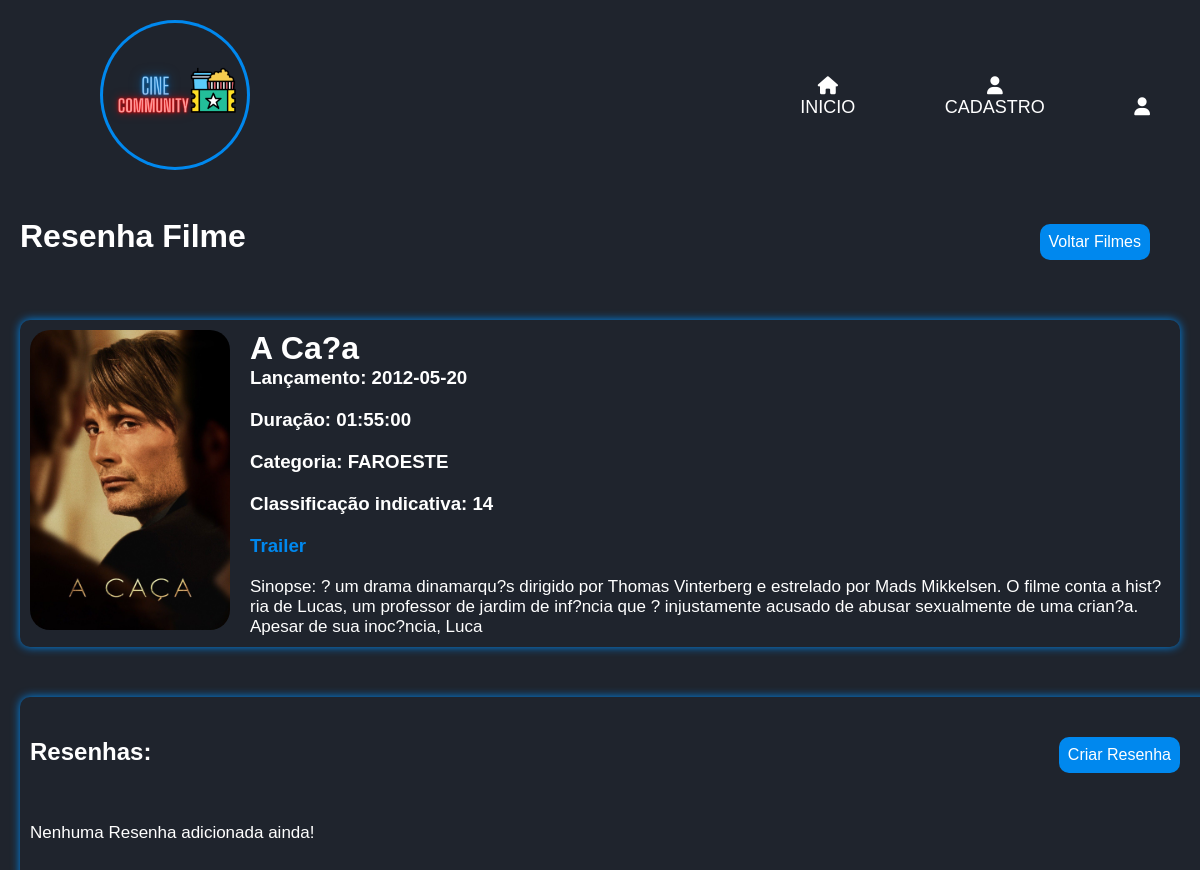
Screenshot of /view/filme_resenha.php?get_id=6 with the database file from the repository.
### tables this page shows
CREATE TABLE IF NOT EXISTS `filme` (
  `id_filme` INT NOT NULL AUTO_INCREMENT,
  `nome_filme` VARCHAR(80) NOT NULL,
  `dt_de_lancamento_filme` DATE NULL DEFAULT NULL,
  `duracao_filme` TIME NULL DEFAULT NULL,
  `sinopse_filme` VARCHAR(250) NOT NULL,
  `classificacao_filme` VARCHAR(50) NOT NULL,
  `capa_filme` VARCHAR(50) NOT NULL,
  `trailer_filme` VARCHAR(50) NULL DEFAULT NULL,
  `fk_usuario_id_usuario` INT NOT NULL,
  `fk_categoria_filme_id_categoria_filme` INT NOT NULL,
  `fk_canal_filme_id_canal_filme` INT NOT NULL,
  PRIMARY KEY (`id_filme`, `fk_usuario_id_usuario`, `fk_categoria_filme_id_categoria_filme`, `fk_canal_filme_id_canal_filme`),
  INDEX `fk_filme_usuario1_idx` (`fk_usuario_id_usuario` ASC),
  INDEX `fk_filme_categoria_filme1_idx` (`fk_categoria_filme_id_categoria_filme` ASC) ,
  INDEX `fk_filme_canal_filme1_idx` (`fk_canal_filme_id_canal_filme` ASC) ,
  CONSTRAINT `fk_filme_usuario1`
    FOREIGN KEY (`fk_usuario_id_usuario`)
    REFERENCES `usuario` (`id_usuario`)
    ON DELETE NO ACTION
    ON UPDATE NO ACTION,
  CONSTRAINT `fk_filme_categoria_filme1`
    FOREIGN KEY (`fk_categoria_filme_id_categoria_filme`)
    REFERENCES `categoria_filme` (`id_categoria_filme`)
    ON DELETE NO ACTION
    ON UPDATE NO ACTION,
  CONSTRAINT `fk_filme_canal_filme1`
    FOREIGN KEY (`fk_canal_filme_id_canal_filme`)
    REFERENCES `canal_filme` (`id_canal_filme`)
    ON DELETE NO ACTION
    ON UPDATE NO ACTION);

CREATE TABLE IF NOT EXISTS `categoria_filme` (
  `id_categoria_filme` INT NOT NULL AUTO_INCREMENT,
  `categoria_filme` VARCHAR(45) NOT NULL,
  PRIMARY KEY (`id_categoria_filme`));

### model/conexao.php (called while the page is built, shortened)
<?php
class Conexao{
    private static $conexao;
    public static function getInstance(){
        if(!isset(self::$conexao)){
            try{
                $options = array(
                    PDO::ATTR_PERSISTENT => true,
                    PDO::MYSQL_ATTR_INIT_COMMAND => 'SET NAMES UTF8;',
                    PDO::ATTR_ERRMODE => PDO::ERRMODE_EXCEPTION
                );
                self::$conexao = new PDO('mysql:host=localhost;dbname=cine_community','root','', $options);
                self::$conexao->setAttribute(PDO::ATTR_ERRMODE, PDO::ERRMODE_EXCEPTION);
            }catch(PDOException $exc){
                echo "Houve um erro ao se conectar com o Banco de Dados ".$exc->getMessage();
            }
        }
        return self::$conexao;
    }
}
?>

### model/dao/filmeDAO.php (called while the page is built, shortened)
<?php
require_once __DIR__ .'/../conexao.php';
require_once __DIR__ .'/../dto/filmeDTO.php';
class FilmeDAO{
    public $pdo;
    public function __construct()
    {
        $this->pdo = Conexao::getInstance();
    }
public function selecionarFilmesComCategoria($id_filme) {
    try{
        $sql = "SELECT f.*, u.nome_usu, c.categoria_filme FROM filme f JOIN usuario u ON f.fk_usuario_id_usuario = u.id_usuario JOIN categoria_filme c
        ON f.fk_categoria_filme_id_categoria_filme = c.id_categoria_filme WHERE f.id_filme=? LIMIT 1";
        $stmt = $this->pdo->prepare($sql);
        $stmt->bindValue(1,$id_filme);
        $stmt->execute([$id_filme]);
        $filmes = array();
        if($stmt->rowCount() > 0){
            while ($filmeFetch = $stmt->fetch(PDO::FETCH_ASSOC)) {
                $FilmeDTO = new FilmeDTO();
                $FilmeDTO->setId_filme($filmeFetch['id_filme']);
                $FilmeDTO->setNome_filme($filmeFetch['nome_filme']);
                $FilmeDTO->setDt_de_lancamento_filme($filmeFetch['dt_de_lancamento_filme']);
                $FilmeDTO->setDuracao_filme($filmeFetch['duracao_filme']);
                $FilmeDTO->setSinopse_filme($filmeFetch['sinopse_filme']);
                $FilmeDTO->setFk_categoria_filme_id_categoria_filme($filmeFetch['categoria_filme']);
                $FilmeDTO->setFk_usuario_id_usuario($filmeFetch['nome_usu']);
                $FilmeDTO->setClassificacao_filme($filmeFetch['classificacao_filme']);
                $FilmeDTO->setCapa_filme($filmeFetch['capa_filme']);
                $FilmeDTO->setTrailer_filme($filmeFetch['trailer_filme']);
                $filmes[] = $filmeFetch;
                return $FilmeDTO;
            } return $filmes;
        }else{
            echo '<p>Nenhum Filme adicionado ainda!</p>';
        }
        }catch(PDOException $exc){
        echo $exc->getMessage();
    }
}
}

### model/dto/filmeDTO.php (called while the page is built, shortened)
<?php
class FilmeDTO{
    private $nome_filme;
    private $dt_de_lancamento_filme;
    private $duracao_filme;
    private $sinopse_filme;
    private $classificacao_filme;
    private $capa_filme;
    private $fk_categoria_filme_id_categoria_filme;
public function getNome_filme(){
    return $this->nome_filme;
}
public function getDt_de_lancamento_filme(){
    return $this->dt_de_lancamento_filme;
}
public function getDuracao_filme(){
    return $this->duracao_filme;
}
public function getSinopse_filme(){
    return $this->sinopse_filme;
}
public function getClassificacao_filme() {
    return $this->classificacao_filme;
}
public function getCapa_filme() {
    return $this->capa_filme;
}
public function getFk_categoria_filme_id_categoria_filme() {
    return $this->fk_categoria_filme_id_categoria_filme;
}
public function setNome_filme($nome_filme) {
    $this->nome_filme = $nome_filme;
}
public function setDt_de_lancamento_filme($dt_de_lancamento_filme) {
    $this->dt_de_lancamento_filme = $dt_de_lancamento_filme;
}
public function setDuracao_filme($duracao_filme) {
    $this->duracao_filme = $duracao_filme;
}
public function setSinopse_filme($sinopse_filme){
    $this->sinopse_filme = $sinopse_filme;
}
public function setClassificacao_filme($classificacao_filme) {
    $this->classificacao_filme = $classificacao_filme;
}
public function setCapa_filme($capa_filme) {
    $this->capa_filme = $capa_filme;
}
public function setFk_categoria_filme_id_categoria_filme($fk_categoria_filme_id_categoria_filme) {
    $this->fk_categoria_filme_id_categoria_filme = $fk_categoria_filme_id_categoria_filme;
}
}
?>

### view/filme_resenha.php (the view, shortened to what this page needs)
<?php
require_once '../model/dao/filmeDAO.php';
require_once '../model/dao/resenhaDAO.php';
if(isset($_GET['get_id'])) {
    $get_id = $_GET['get_id'];
} else {
    $get_id = '';
    header('location:../usuariologado.php');
}
$FilmeDAO = new FilmeDAO();
?>
<!DOCTYPE html>
<html lang="pt-br">
<head>
    <link rel="stylesheet" href="../css/style.css">
    <link rel="stylesheet" href="../css/resenhas.css">
    <link rel="stylesheet" href="https://cdnjs.cloudflare.com/ajax/libs/font-awesome/6.4.0/css/all.min.css"/>
    <link rel="stylesheet" href="https://unpkg.com/boxicons@2.1.4/css/boxicons.min.css">
</head>
<body>
    <header class="header" >
        <a href="../index.php" class="logo"><img src="../assets/logoinicio.png" alt="index.php"></a>
        <nav class="navbar" style="-i:1;">
            <a href="#" style="-i:2;"><i class="fa-solid fa-house"></i><br>INICIO</a>
            <a href="../view/cadastro.php" style="-i:3;"><i class="fa-solid fa-user"></i><br>CADASTRO</a>
            <a href="../view/login.php" style="-i:4;"><i class="fa-solid fa-user"></i><br><?=$_SESSION["nickname_usu"];?></a>
        </nav>
    </header>
    <div id="all">
        <div class="titulo"><h1>Resenha Filme</h1><a href="../usuariologado.php" class="criar_resenha">Voltar Filmes</a></div>
    <?php
    $filmeFetch = $FilmeDAO->selecionarFilmesComCategoria($get_id);
    if($filmeFetch) { ?>
        <div class="dados-filme">
            <img src="../assets/<?= $filmeFetch->getCapa_filme();?>" alt="" class="poster">
            <div>
                <h1><?= $filmeFetch->getNome_filme();?></h1>
                <h3>Lançamento: <?= $filmeFetch->getDt_de_lancamento_filme();?></h3>
                <h3>Duração: <?= $filmeFetch->getDuracao_filme();?></h3>
                <h3>Categoria: <?= $filmeFetch->getFk_categoria_filme_id_categoria_filme();?></h3>
                <h3>Classificação indicativa: <?= $filmeFetch->getClassificacao_filme();?></h3>
                <h3><a href="">Trailer</a><?= $filmeFetch->getTrailer_filme();?></h3>
                <p>Sinopse: <?= $filmeFetch->getSinopse_filme();?></p>
            </div>
        </div>
    </div>
    <?php
}else {
    echo '<p>Nenhum Filme Adicionado!</p>';
}?>
    <section class="resenha">
        <div class="titulo">
            <h1>Resenhas:</h1>
            <a href="resenha.php?get_id=<?= $get_id; ?>" class="criar_resenha">Criar Resenha</a>
        </div>
    </section>
</body>
</html>

### css/style.css (style rules this page uses)
* { margin: 0; padding: 0; box-sizing: border-box; font-family: 'Poppins', sans-serif; }
body { background-color: #1f242d; color: #fff; }
.header { top: 0; left: 0; width: 100%; padding: 20p 10%; background: #1f242d; display: flex; justify-content: space-between; align-items: center; z-index: 100; flex-wrap: wrap; }
.logo img { margin-top: 1.3em; max-width: 8em; animation: slideRight 1s ease forwards; flex-wrap: wrap; margin: 20px auto; margin-left: 100px; max-width: 150px; border-radius: 50%; -moz-border-radius: 50%; -webkit-border-radius: 50%; padding: 3px; background-color: #08ef; }
.header { text-align: center; }
.navbar a { display: inline-block; font-size: 18px; color: #fff; text-decoration: none; font-weight: 500; margin-left: 35px; transition: -7s; animation: slideTop 5s ease forwards; animation-delay: calc(.2s * var(-i)); flex-wrap: wrap; margin-right: 50px; }
section { width: 100%; height: 100vh; overflow: hidden; }
body { background-color: #1f242d; }
h3, h5 { color: rgb(255, 255, 255); margin-bottom: 20px; }

### css/resenhas.css (style rules this page uses)
* { margin: 0; padding: 0; }
body { background-color: #1f242d; }
#all { margin: 50px 20px; margin-top: 0; }
.dados-filme { margin:none; margin-top: 30px; padding:10px 10px; display: flex; gap: 20px; color: #fff; box-shadow: 0 0 10px #08ef; border-radius:10px; margin-bottom: 10px; }
.titulo { display: flex; margin-bottom: 20px; justify-content: space-between; align-items: baseline; }
.resenha { margin: 20px; margin:none; padding:10px 10px; box-shadow: 0 0 10px #08ef; color: #fff; border-radius: 10px; margin-bottom: 20px; }
h1 { color: #fff; }
.poster { height: 300px; border-radius: 20px; }
p { font-size: 17px; }
a { color: #08ef; text-decoration: none; }
.criar_resenha { background-color: #08ef; color: #fff; padding: 9px; border-radius: 10px; margin: 30px; }

### rows the page displays
filme: capa_filme (picture), nome_filme "A Ca?a", dt_de_lancamento_filme "2012-05-20", duracao_filme "01:55:00", fk_categoria_filme_id_categoria_filme.categoria_filme "FAROESTE", classificacao_filme "14", sinopse_filme "? um drama dinamarqu?s dirigido por Thomas Vinterberg e estrelado por Mads Mikkelsen. O filme conta a hist?ria de Lucas, um professor de jardim de inf?ncia que ? injustamente acusado de abusar sexualmente de uma crian?a. Apesar de sua inoc?ncia, Luca"
